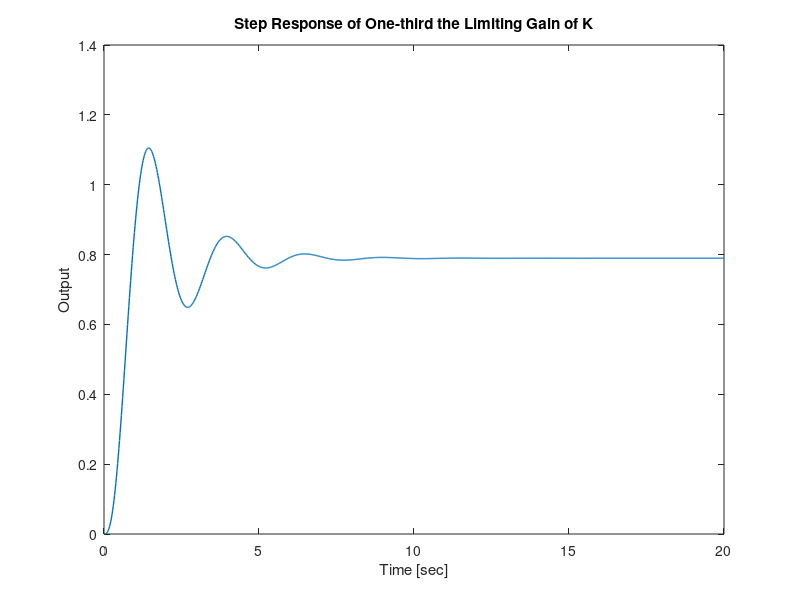

Here is the MATLAB script that generated this plot: (Note: this script raises an error after producing the figure.)
% Homework 4
% Brandon Lim
clear, clc, close all

%Problem 1 part 2
    OneA_Roots = roots([1 5 2]);
    OneB_Roots = roots([1 4 8 4]);
    OneC_Roots = roots([1 2 -6 20]);
    OneD_Roots = roots([1 1 2 12 10]);

%Problem 3 part b
    K = 90/8;
    TF = tf([(1/3)*K/(0.125)], [1 7 14 8*(1+(1/3)*K)]);
    
    [y,t] = step(TF,linspace(0,20,1000));

    final_val = sum(y(end-10:end,1))/11;
    plusTwo =  final_val + (final_val * 0.02);
    minusTwo = final_val - (final_val * 0.02); 
    
    figure 
        plot(t,y,"LineWidth",1)
        xlabel("Time [sec]")
        ylabel("Output")
        title("Step Response of One-third the Limiting Gain of K")
    
    hold on 
        yline(minusTwo,"LineWidth",1)
    hold on 
        yline(plusTwo,"LineWidth",1)

        legend("Step Response","+- 2% Final Value Bounds")
    
    

